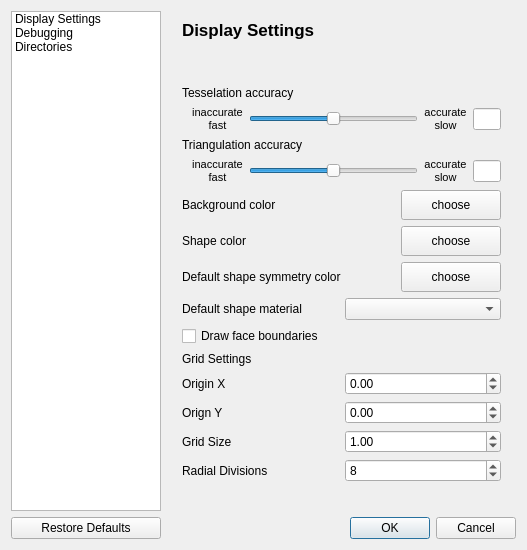
<?xml version="1.0" encoding="UTF-8"?>
<ui version="4.0">
 <class>TIGLCreatorSettingsDialog</class>
 <widget class="QDialog" name="TIGLCreatorSettingsDialog">
  <property name="windowModality">
   <enum>Qt::ApplicationModal</enum>
  </property>
  <property name="geometry">
   <rect>
    <x>0</x>
    <y>0</y>
    <width>509</width>
    <height>569</height>
   </rect>
  </property>
  <property name="windowTitle">
   <string>Preferences</string>
  </property>
  <property name="windowIcon">
   <iconset>
    <normaloff>:/gfx/settings.png</normaloff>:/gfx/settings.png</iconset>
  </property>
  <property name="styleSheet">
   <string notr="true"/>
  </property>
  <layout class="QGridLayout" name="gridLayout">
   <property name="sizeConstraint">
    <enum>QLayout::SetFixedSize</enum>
   </property>
   <item row="0" column="0">
    <widget class="QListWidget" name="settingsList">
     <property name="sizePolicy">
      <sizepolicy hsizetype="Maximum" vsizetype="Expanding">
       <horstretch>0</horstretch>
       <verstretch>0</verstretch>
      </sizepolicy>
     </property>
     <property name="maximumSize">
      <size>
       <width>150</width>
       <height>16777215</height>
      </size>
     </property>
     <item>
      <property name="text">
       <string>Display Settings</string>
      </property>
     </item>
     <item>
      <property name="text">
       <string>Debugging</string>
      </property>
     </item>
     <item>
      <property name="text">
       <string>Directories</string>
      </property>
     </item>
    </widget>
   </item>
   <item row="1" column="1" colspan="3">
    <widget class="QDialogButtonBox" name="buttonBox">
     <property name="orientation">
      <enum>Qt::Horizontal</enum>
     </property>
     <property name="standardButtons">
      <set>QDialogButtonBox::Cancel|QDialogButtonBox::Ok</set>
     </property>
    </widget>
   </item>
   <item row="1" column="0">
    <widget class="QPushButton" name="btnRestoreDefaults">
     <property name="text">
      <string>Restore Defaults</string>
     </property>
    </widget>
   </item>
   <item row="0" column="2">
    <widget class="QStackedWidget" name="stackedWidget">
     <property name="currentIndex">
      <number>0</number>
     </property>
     <widget class="QWidget" name="pageDisplaySettings">
      <layout class="QVBoxLayout" name="verticalLayout">
       <item>
        <layout class="QHBoxLayout" name="horizontalLayout">
         <item>
          <widget class="QLabel" name="label">
           <property name="font">
            <font>
             <pointsize>10</pointsize>
             <bold>true</bold>
            </font>
           </property>
           <property name="text">
            <string>&lt;html&gt;&lt;head/&gt;&lt;body&gt;&lt;p&gt;&lt;span style=&quot; font-size:13pt;&quot;&gt;Display Settings&lt;/span&gt;&lt;/p&gt;&lt;/body&gt;&lt;/html&gt;</string>
           </property>
          </widget>
         </item>
         <item>
          <spacer name="horizontalSpacer">
           <property name="orientation">
            <enum>Qt::Horizontal</enum>
           </property>
           <property name="sizeHint" stdset="0">
            <size>
             <width>40</width>
             <height>20</height>
            </size>
           </property>
          </spacer>
         </item>
         <item>
          <widget class="QLabel" name="label_8">
           <property name="text">
            <string/>
           </property>
           <property name="pixmap">
            <pixmap>:/gfx/settings-display.png</pixmap>
           </property>
          </widget>
         </item>
        </layout>
       </item>
       <item>
        <spacer name="verticalSpacer">
         <property name="orientation">
          <enum>Qt::Vertical</enum>
         </property>
         <property name="sizeHint" stdset="0">
          <size>
           <width>20</width>
           <height>40</height>
          </size>
         </property>
        </spacer>
       </item>
       <item>
        <widget class="QLabel" name="label_2">
         <property name="sizePolicy">
          <sizepolicy hsizetype="Preferred" vsizetype="Fixed">
           <horstretch>0</horstretch>
           <verstretch>0</verstretch>
          </sizepolicy>
         </property>
         <property name="text">
          <string>Tesselation accuracy</string>
         </property>
        </widget>
       </item>
       <item>
        <layout class="QHBoxLayout" name="horizontalLayout_2">
         <item>
          <spacer name="horizontalSpacer_6">
           <property name="orientation">
            <enum>Qt::Horizontal</enum>
           </property>
           <property name="sizeType">
            <enum>QSizePolicy::Fixed</enum>
           </property>
           <property name="sizeHint" stdset="0">
            <size>
             <width>10</width>
             <height>10</height>
            </size>
           </property>
          </spacer>
         </item>
         <item>
          <widget class="QLabel" name="label_3">
           <property name="text">
            <string>&lt;html&gt;&lt;head/&gt;&lt;body&gt;&lt;p align=&quot;center&quot;&gt;&lt;span style=&quot; font-size:8pt;&quot;&gt;inaccurate&lt;br/&gt;fast&lt;/span&gt;&lt;/p&gt;&lt;/body&gt;&lt;/html&gt;</string>
           </property>
          </widget>
         </item>
         <item>
          <widget class="QSlider" name="sliderTesselationAccuracy">
           <property name="minimum">
            <number>0</number>
           </property>
           <property name="maximum">
            <number>10</number>
           </property>
           <property name="value">
            <number>5</number>
           </property>
           <property name="orientation">
            <enum>Qt::Horizontal</enum>
           </property>
          </widget>
         </item>
         <item>
          <widget class="QLabel" name="label_4">
           <property name="text">
            <string>&lt;html&gt;&lt;head/&gt;&lt;body&gt;&lt;p align=&quot;center&quot;&gt;&lt;span style=&quot; font-size:8pt;&quot;&gt;accurate&lt;br/&gt;slow&lt;/span&gt;&lt;/p&gt;&lt;/body&gt;&lt;/html&gt;</string>
           </property>
          </widget>
         </item>
         <item>
          <widget class="QLineEdit" name="tessAccuEdit">
           <property name="minimumSize">
            <size>
             <width>20</width>
             <height>0</height>
            </size>
           </property>
           <property name="maximumSize">
            <size>
             <width>28</width>
             <height>16777215</height>
            </size>
           </property>
           <property name="readOnly">
            <bool>true</bool>
           </property>
          </widget>
         </item>
        </layout>
       </item>
       <item>
        <widget class="QLabel" name="label_5">
         <property name="sizePolicy">
          <sizepolicy hsizetype="Preferred" vsizetype="Fixed">
           <horstretch>0</horstretch>
           <verstretch>0</verstretch>
          </sizepolicy>
         </property>
         <property name="text">
          <string>Triangulation accuracy</string>
         </property>
        </widget>
       </item>
       <item>
        <layout class="QHBoxLayout" name="horizontalLayout_3">
         <item>
          <spacer name="horizontalSpacer_7">
           <property name="orientation">
            <enum>Qt::Horizontal</enum>
           </property>
           <property name="sizeType">
            <enum>QSizePolicy::Fixed</enum>
           </property>
           <property name="sizeHint" stdset="0">
            <size>
             <width>10</width>
             <height>10</height>
            </size>
           </property>
          </spacer>
         </item>
         <item>
          <widget class="QLabel" name="label_6">
           <property name="text">
            <string>&lt;html&gt;&lt;head/&gt;&lt;body&gt;&lt;p align=&quot;center&quot;&gt;&lt;span style=&quot; font-size:8pt;&quot;&gt;inaccurate&lt;br/&gt;fast&lt;/span&gt;&lt;/p&gt;&lt;/body&gt;&lt;/html&gt;</string>
           </property>
          </widget>
         </item>
         <item>
          <widget class="QSlider" name="sliderTriangulationAccuracy">
           <property name="minimum">
            <number>0</number>
           </property>
           <property name="maximum">
            <number>10</number>
           </property>
           <property name="singleStep">
            <number>1</number>
           </property>
           <property name="value">
            <number>5</number>
           </property>
           <property name="sliderPosition">
            <number>5</number>
           </property>
           <property name="orientation">
            <enum>Qt::Horizontal</enum>
           </property>
           <property name="invertedAppearance">
            <bool>false</bool>
           </property>
          </widget>
         </item>
         <item>
          <widget class="QLabel" name="label_7">
           <property name="text">
            <string>&lt;html&gt;&lt;head/&gt;&lt;body&gt;&lt;p align=&quot;center&quot;&gt;&lt;span style=&quot; font-size:8pt;&quot;&gt;accurate&lt;br/&gt;slow&lt;/span&gt;&lt;/p&gt;&lt;/body&gt;&lt;/html&gt;</string>
           </property>
          </widget>
         </item>
         <item>
          <widget class="QLineEdit" name="trianAccuEdit">
           <property name="sizePolicy">
            <sizepolicy hsizetype="Expanding" vsizetype="Fixed">
             <horstretch>0</horstretch>
             <verstretch>0</verstretch>
            </sizepolicy>
           </property>
           <property name="minimumSize">
            <size>
             <width>20</width>
             <height>0</height>
            </size>
           </property>
           <property name="maximumSize">
            <size>
             <width>28</width>
             <height>16777215</height>
            </size>
           </property>
           <property name="readOnly">
            <bool>true</bool>
           </property>
          </widget>
         </item>
        </layout>
       </item>
       <item>
        <layout class="QHBoxLayout" name="horizontalLayout_4">
         <item>
          <widget class="QLabel" name="label_9">
           <property name="text">
            <string>Background color</string>
           </property>
          </widget>
         </item>
         <item>
          <widget class="QPushButton" name="buttonColorChoser">
           <property name="sizePolicy">
            <sizepolicy hsizetype="Minimum" vsizetype="Minimum">
             <horstretch>0</horstretch>
             <verstretch>20</verstretch>
            </sizepolicy>
           </property>
           <property name="minimumSize">
            <size>
             <width>0</width>
             <height>30</height>
            </size>
           </property>
           <property name="maximumSize">
            <size>
             <width>100</width>
             <height>16777215</height>
            </size>
           </property>
           <property name="text">
            <string>choose</string>
           </property>
          </widget>
         </item>
        </layout>
       </item>
       <item>
        <layout class="QHBoxLayout" name="horizontalLayout_shape">
         <item>
          <widget class="QLabel" name="label_shapeColor">
           <property name="text">
            <string>Shape color</string>
           </property>
          </widget>
         </item>
         <item>
          <widget class="QPushButton" name="buttonShapeColorChoser">
           <property name="sizePolicy">
            <sizepolicy hsizetype="Minimum" vsizetype="Minimum">
             <horstretch>0</horstretch>
             <verstretch>20</verstretch>
            </sizepolicy>
           </property>
           <property name="minimumSize">
            <size>
             <width>0</width>
             <height>30</height>
            </size>
           </property>
           <property name="maximumSize">
            <size>
             <width>100</width>
             <height>16777215</height>
            </size>
           </property>
           <property name="text">
            <string>choose</string>
           </property>
          </widget>
         </item>
        </layout>
       </item>
       <item>
        <layout class="QHBoxLayout" name="horizontalLayout_symmetry">
         <item>
          <widget class="QLabel" name="label_shapeSymmetryColor">
           <property name="text">
            <string>Default shape symmetry color</string>
           </property>
          </widget>
         </item>
         <item>
          <widget class="QPushButton" name="buttonShapeSymmetryColorChoser">
           <property name="sizePolicy">
            <sizepolicy hsizetype="Minimum" vsizetype="Minimum">
             <horstretch>0</horstretch>
             <verstretch>20</verstretch>
            </sizepolicy>
           </property>
           <property name="minimumSize">
            <size>
             <width>0</width>
             <height>30</height>
            </size>
           </property>
           <property name="maximumSize">
            <size>
             <width>100</width>
             <height>16777215</height>
            </size>
           </property>
           <property name="text">
            <string>choose</string>
           </property>
          </widget>
         </item>
        </layout>
       </item>
       <item>
        <layout class="QHBoxLayout" name="horizontalLayout_material">
         <item>
          <widget class="QLabel" name="label_shapeMaterial">
           <property name="text">
            <string>Default shape material</string>
           </property>
          </widget>
         </item>
         <item>
          <widget class="QComboBox" name="comboBoxShapeMaterial"/>
         </item>
        </layout>
       </item>
       <item>
        <widget class="QCheckBox" name="cbDrawFaceBoundaries">
         <property name="text">
          <string>Draw face boundaries</string>
         </property>
        </widget>
       </item>
       <item>
        <widget class="QLabel" name="label_18">
         <property name="text">
          <string>Grid Settings</string>
         </property>
        </widget>
       </item>
       <item>
        <layout class="QGridLayout" name="gridLayout_2">
         <property name="topMargin">
          <number>0</number>
         </property>
         <item row="2" column="1">
          <widget class="QDoubleSpinBox" name="grid_size_spinbox">
           <property name="minimum">
            <double>0.000000000000000</double>
           </property>
           <property name="value">
            <double>1.000000000000000</double>
           </property>
          </widget>
         </item>
         <item row="1" column="1">
          <widget class="QDoubleSpinBox" name="grid_origin_Y_spinbox">
           <property name="minimum">
            <double>-99.989999999999995</double>
           </property>
          </widget>
         </item>
         <item row="0" column="1">
          <widget class="QDoubleSpinBox" name="grid_origin_X_spinbox">
           <property name="minimum">
            <double>-99.989999999999995</double>
           </property>
          </widget>
         </item>
         <item row="0" column="0">
          <widget class="QLabel" name="label_22">
           <property name="text">
            <string>Origin X</string>
           </property>
          </widget>
         </item>
         <item row="2" column="0">
          <widget class="QLabel" name="label_24">
           <property name="text">
            <string>Grid Size</string>
           </property>
          </widget>
         </item>
         <item row="1" column="0">
          <widget class="QLabel" name="label_23">
           <property name="text">
            <string>Orign Y</string>
           </property>
          </widget>
         </item>
         <item row="3" column="0">
          <widget class="QLabel" name="label_25">
           <property name="text">
            <string>Radial Divisions</string>
           </property>
          </widget>
         </item>
         <item row="3" column="1">
          <widget class="QSpinBox" name="grid_radial_div_spinbox">
           <property name="minimum">
            <number>1</number>
           </property>
           <property name="value">
            <number>8</number>
           </property>
          </widget>
         </item>
        </layout>
       </item>
       <item>
        <spacer name="verticalSpacer_5">
         <property name="orientation">
          <enum>Qt::Vertical</enum>
         </property>
         <property name="sizeHint" stdset="0">
          <size>
           <width>10</width>
           <height>20</height>
          </size>
         </property>
        </spacer>
       </item>
      </layout>
     </widget>
     <widget class="QWidget" name="page_2">
      <layout class="QVBoxLayout" name="verticalLayout_2">
       <item>
        <layout class="QHBoxLayout" name="horizontalLayout_9">
         <item>
          <widget class="QLabel" name="label_19">
           <property name="font">
            <font>
             <pointsize>10</pointsize>
             <bold>true</bold>
            </font>
           </property>
           <property name="text">
            <string>&lt;html&gt;&lt;head/&gt;&lt;body&gt;&lt;p&gt;&lt;span style=&quot; font-size:13pt;&quot;&gt;Debugging&lt;/span&gt;&lt;/p&gt;&lt;/body&gt;&lt;/html&gt;</string>
           </property>
          </widget>
         </item>
         <item>
          <spacer name="horizontalSpacer_3">
           <property name="orientation">
            <enum>Qt::Horizontal</enum>
           </property>
           <property name="sizeHint" stdset="0">
            <size>
             <width>40</width>
             <height>20</height>
            </size>
           </property>
          </spacer>
         </item>
         <item>
          <widget class="QLabel" name="label_20">
           <property name="text">
            <string/>
           </property>
           <property name="pixmap">
            <pixmap>:/gfx/settings-display.png</pixmap>
           </property>
          </widget>
         </item>
        </layout>
       </item>
       <item>
        <spacer name="verticalSpacer_3">
         <property name="orientation">
          <enum>Qt::Vertical</enum>
         </property>
         <property name="sizeHint" stdset="0">
          <size>
           <width>20</width>
           <height>40</height>
          </size>
         </property>
        </spacer>
       </item>
       <item>
        <widget class="QCheckBox" name="enumerateFaceCB">
         <property name="sizePolicy">
          <sizepolicy hsizetype="Minimum" vsizetype="Fixed">
           <horstretch>0</horstretch>
           <verstretch>0</verstretch>
          </sizepolicy>
         </property>
         <property name="text">
          <string>Enumerate faces</string>
         </property>
        </widget>
       </item>
       <item>
        <layout class="QHBoxLayout" name="horizontalLayout_5">
         <item>
          <spacer name="horizontalSpacer_2">
           <property name="orientation">
            <enum>Qt::Horizontal</enum>
           </property>
           <property name="sizeType">
            <enum>QSizePolicy::Fixed</enum>
           </property>
           <property name="sizeHint" stdset="0">
            <size>
             <width>20</width>
             <height>10</height>
            </size>
           </property>
          </spacer>
         </item>
         <item>
          <widget class="QLabel" name="label_10">
           <property name="text">
            <string>&lt;i&gt;Enumerate faces displays a number on each face. This helps to understand the order of face creation of OpenCASCADE.&lt;/i&gt;</string>
           </property>
           <property name="wordWrap">
            <bool>true</bool>
           </property>
          </widget>
         </item>
        </layout>
       </item>
       <item>
        <spacer name="verticalSpacer_12">
         <property name="orientation">
          <enum>Qt::Vertical</enum>
         </property>
         <property name="sizeType">
          <enum>QSizePolicy::Maximum</enum>
         </property>
         <property name="sizeHint" stdset="0">
          <size>
           <width>20</width>
           <height>4</height>
          </size>
         </property>
        </spacer>
       </item>
       <item>
        <widget class="QCheckBox" name="debugBopCB">
         <property name="text">
          <string>Debug boolean operations</string>
         </property>
        </widget>
       </item>
       <item>
        <layout class="QHBoxLayout" name="horizontalLayout_6">
         <item>
          <spacer name="horizontalSpacer_4">
           <property name="orientation">
            <enum>Qt::Horizontal</enum>
           </property>
           <property name="sizeType">
            <enum>QSizePolicy::Fixed</enum>
           </property>
           <property name="sizeHint" stdset="0">
            <size>
             <width>20</width>
             <height>10</height>
            </size>
           </property>
          </spacer>
         </item>
         <item>
          <widget class="QLabel" name="label_11">
           <property name="text">
            <string>&lt;i&gt;Writes BRep geometries before and after each trimming operation into files inside the working directory.&lt;/i&gt;</string>
           </property>
           <property name="wordWrap">
            <bool>true</bool>
           </property>
          </widget>
         </item>
        </layout>
       </item>
       <item>
        <spacer name="verticalSpacer_13">
         <property name="orientation">
          <enum>Qt::Vertical</enum>
         </property>
         <property name="sizeType">
          <enum>QSizePolicy::Maximum</enum>
         </property>
         <property name="sizeHint" stdset="0">
          <size>
           <width>20</width>
           <height>6</height>
          </size>
         </property>
        </spacer>
       </item>
       <item>
        <layout class="QHBoxLayout" name="horizontalLayout_7">
         <item>
          <widget class="QLabel" name="label_21">
           <property name="text">
            <string>Number of iso lines per face  </string>
           </property>
          </widget>
         </item>
         <item>
          <widget class="QLabel" name="label_12">
           <property name="text">
            <string>U</string>
           </property>
          </widget>
         </item>
         <item>
          <widget class="QSpinBox" name="numUIsoLinesSB">
           <property name="sizePolicy">
            <sizepolicy hsizetype="Maximum" vsizetype="Fixed">
             <horstretch>0</horstretch>
             <verstretch>0</verstretch>
            </sizepolicy>
           </property>
           <property name="minimumSize">
            <size>
             <width>40</width>
             <height>0</height>
            </size>
           </property>
           <property name="maximumSize">
            <size>
             <width>60</width>
             <height>16777215</height>
            </size>
           </property>
           <property name="maximum">
            <number>50</number>
           </property>
          </widget>
         </item>
         <item>
          <widget class="QLabel" name="label_13">
           <property name="text">
            <string>V</string>
           </property>
          </widget>
         </item>
         <item>
          <widget class="QSpinBox" name="numVIsoLinesSB">
           <property name="maximum">
            <number>50</number>
           </property>
          </widget>
         </item>
         <item>
          <spacer name="horizontalSpacer_5">
           <property name="orientation">
            <enum>Qt::Horizontal</enum>
           </property>
           <property name="sizeHint" stdset="0">
            <size>
             <width>40</width>
             <height>20</height>
            </size>
           </property>
          </spacer>
         </item>
        </layout>
       </item>
       <item>
        <spacer name="verticalSpacer_11">
         <property name="orientation">
          <enum>Qt::Vertical</enum>
         </property>
         <property name="sizeHint" stdset="0">
          <size>
           <width>20</width>
           <height>11</height>
          </size>
         </property>
        </spacer>
       </item>
      </layout>
     </widget>
     <widget class="QWidget" name="DirectoriesSectings">
      <layout class="QVBoxLayout" name="verticalLayout_3">
       <item>
        <layout class="QHBoxLayout" name="horizontalLayout_10">
         <item>
          <widget class="QLabel" name="label_15">
           <property name="font">
            <font>
             <pointsize>10</pointsize>
             <bold>true</bold>
            </font>
           </property>
           <property name="text">
            <string>&lt;html&gt;&lt;head/&gt;&lt;body&gt;&lt;p&gt;&lt;span style=&quot; font-size:13pt;&quot;&gt;Directories&lt;/span&gt;&lt;/p&gt;&lt;/body&gt;&lt;/html&gt;</string>
           </property>
          </widget>
         </item>
         <item>
          <spacer name="horizontalSpacer_8">
           <property name="orientation">
            <enum>Qt::Horizontal</enum>
           </property>
           <property name="sizeHint" stdset="0">
            <size>
             <width>40</width>
             <height>20</height>
            </size>
           </property>
          </spacer>
         </item>
         <item>
          <widget class="QLabel" name="label_16">
           <property name="text">
            <string/>
           </property>
           <property name="pixmap">
            <pixmap>:/gfx/settings-display.png</pixmap>
           </property>
          </widget>
         </item>
        </layout>
       </item>
       <item>
        <spacer name="verticalSpacer_7">
         <property name="orientation">
          <enum>Qt::Vertical</enum>
         </property>
         <property name="sizeType">
          <enum>QSizePolicy::Maximum</enum>
         </property>
         <property name="sizeHint" stdset="0">
          <size>
           <width>20</width>
           <height>20</height>
          </size>
         </property>
        </spacer>
       </item>
       <item>
        <layout class="QHBoxLayout" name="horizontalLayout_8">
         <item>
          <widget class="QLabel" name="label_14">
           <property name="minimumSize">
            <size>
             <width>100</width>
             <height>0</height>
            </size>
           </property>
           <property name="maximumSize">
            <size>
             <width>100</width>
             <height>16777215</height>
            </size>
           </property>
           <property name="text">
            <string>Template Dir:</string>
           </property>
          </widget>
         </item>
         <item>
          <widget class="QLineEdit" name="templateLineEdit">
           <property name="readOnly">
            <bool>true</bool>
           </property>
          </widget>
         </item>
         <item>
          <widget class="QPushButton" name="browseTemplateDirButton">
           <property name="text">
            <string>browse</string>
           </property>
          </widget>
         </item>
        </layout>
       </item>
       <item>
        <layout class="QHBoxLayout" name="horizontalLayout_11">
         <item>
          <widget class="QLabel" name="label_17">
           <property name="minimumSize">
            <size>
             <width>100</width>
             <height>0</height>
            </size>
           </property>
           <property name="maximumSize">
            <size>
             <width>100</width>
             <height>16777215</height>
            </size>
           </property>
           <property name="text">
            <string>Profiles DB:</string>
           </property>
          </widget>
         </item>
         <item>
          <widget class="QLineEdit" name="profilesDBLineEdit"/>
         </item>
         <item>
          <widget class="QPushButton" name="browseProfilesDBButton">
           <property name="text">
            <string>browse</string>
           </property>
          </widget>
         </item>
        </layout>
       </item>
       <item>
        <spacer name="verticalSpacer_6">
         <property name="orientation">
          <enum>Qt::Vertical</enum>
         </property>
         <property name="sizeHint" stdset="0">
          <size>
           <width>20</width>
           <height>40</height>
          </size>
         </property>
        </spacer>
       </item>
      </layout>
     </widget>
    </widget>
   </item>
  </layout>
 </widget>
 <resources/>
 <connections>
  <connection>
   <sender>buttonBox</sender>
   <signal>accepted()</signal>
   <receiver>TIGLCreatorSettingsDialog</receiver>
   <slot>accept()</slot>
   <hints>
    <hint type="sourcelabel">
     <x>248</x>
     <y>254</y>
    </hint>
    <hint type="destinationlabel">
     <x>157</x>
     <y>274</y>
    </hint>
   </hints>
  </connection>
  <connection>
   <sender>buttonBox</sender>
   <signal>rejected()</signal>
   <receiver>TIGLCreatorSettingsDialog</receiver>
   <slot>reject()</slot>
   <hints>
    <hint type="sourcelabel">
     <x>316</x>
     <y>260</y>
    </hint>
    <hint type="destinationlabel">
     <x>286</x>
     <y>274</y>
    </hint>
   </hints>
  </connection>
 </connections>
</ui>
